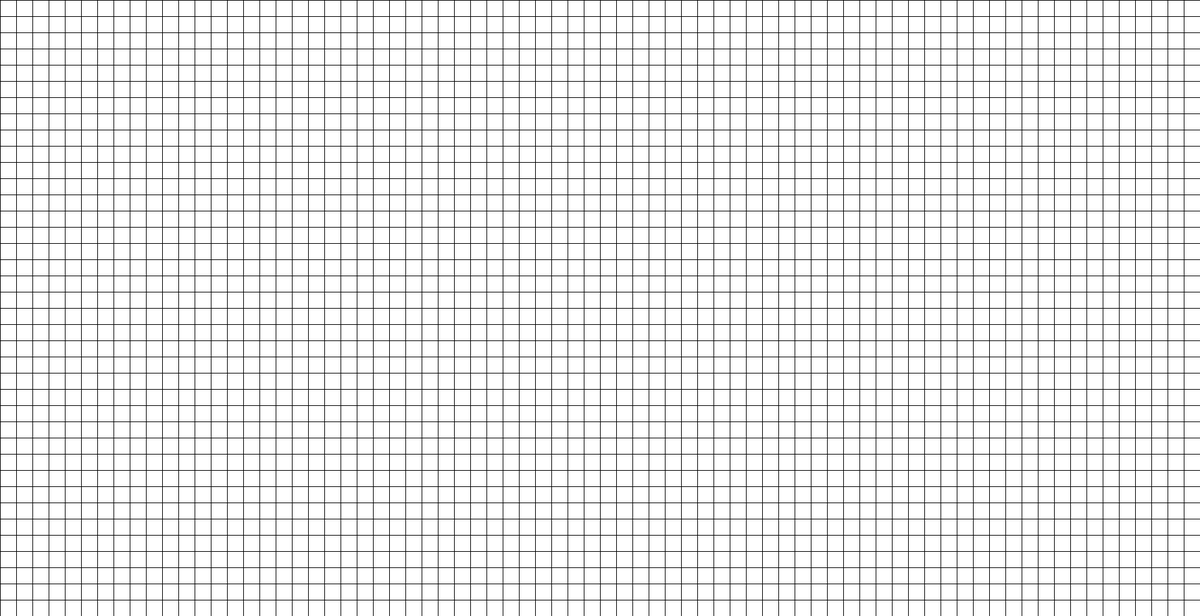
Frame 1 (no input)
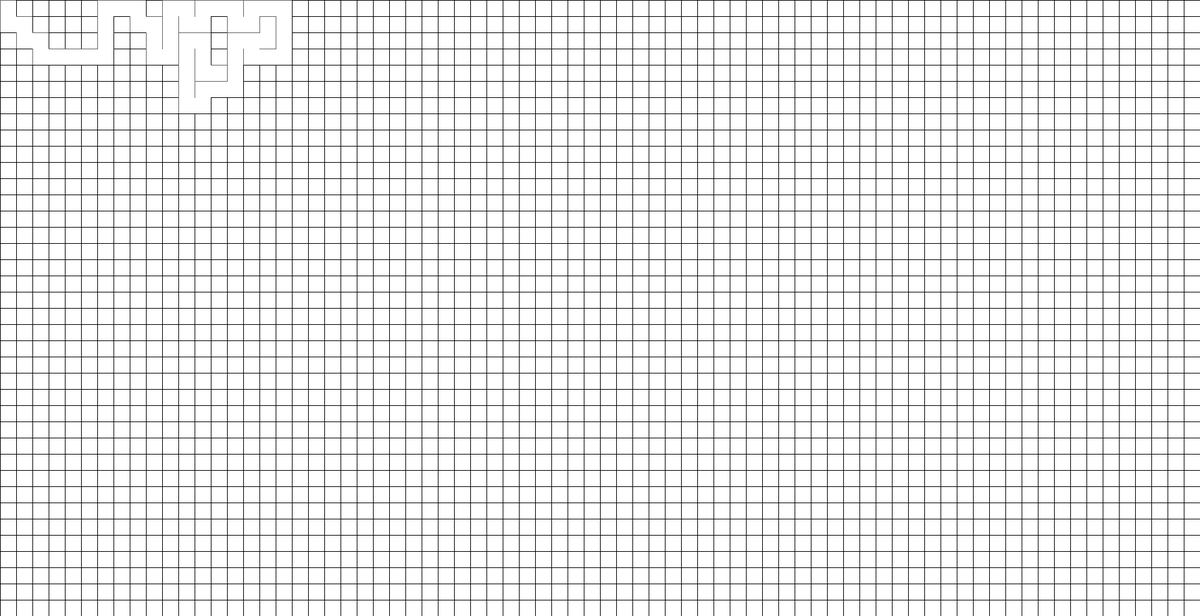
Frame 60 (the mouse pressed at the canvas centre just before this capture)
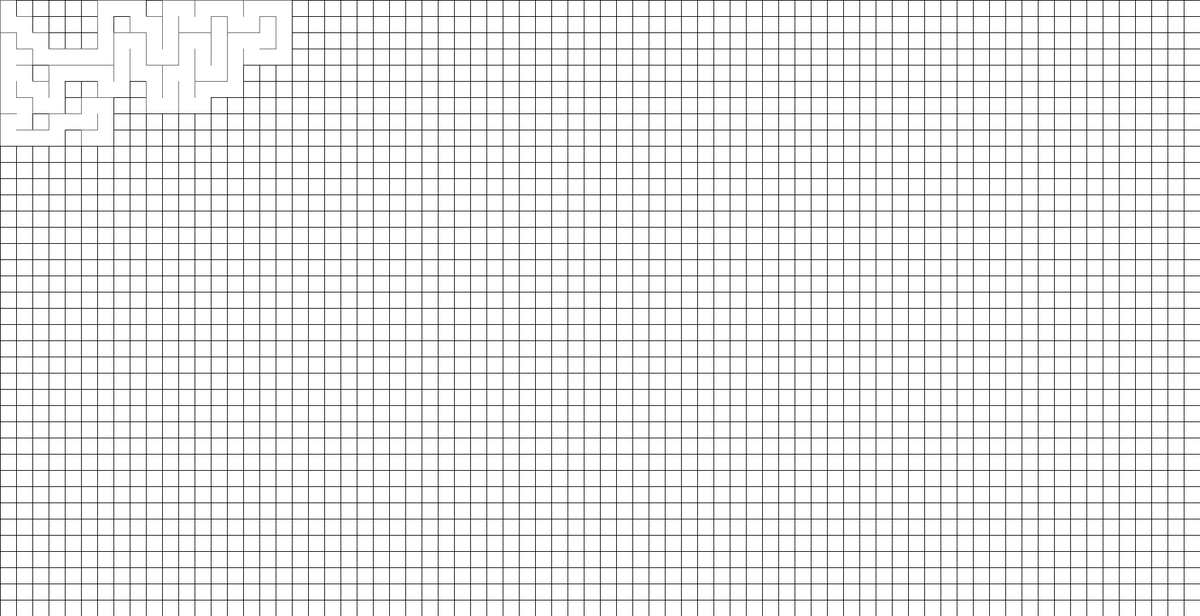
Frame 120 (the mouse held since frame 60 and released just before this capture)

The Processing sketch that drew these frames (run headless with seeded random() and noise(); from frame 60 on, the mouse is pressed at the canvas centre):

// Processing sketch: mazeGen
// ── mazeGen.pde
int cols, rows;
int w = 25;
Cell[] cells;
Cell[] stack;
Cell current;
Boolean stopped;

void setup() {
  size(1850, 950);
  cols = floor(width / w);
  rows = floor(height / w);
  cells = new Cell[rows * cols];
  stopped = false;

  frameRate(200);

  for (int j = 0; j < rows; j++)
  {
    for (int i = 0; i < cols; i++)
    {
      cells[i + j * cols] = new Cell(i, j, w);
    }
  }

  // might have to fix for pointer
  current = cells[0];
}

void draw() {

  if (!stopped)
  {
      background(255);
    for (Cell c : cells)
    {
      c.show();
    }

    current.visited =true;
    //current.highlight();
    Cell next = current.checkNeighbors();
    if (next != null)
    {
      // Step 1
      next.visited = true;

      // Step 2
      stack = addCellArray(stack, current);

      // Step 3
      removeWall(current, next);

      // Step 4
      current = next;
    } else {
      if (stack != null)
      {
        if (stack.length != 0)
        {
          //remove cell;
          current = stack[stack.length -1];
          stack = pop(stack);
        }
      } else {
        colorMode(HSB);

        for (int i =0; i<cols; i++)
        {
          for (int j = 0; j<rows; j++)
          {

            //highlight(i, j, color(360 * sqrt(i*i + j*j)/ (cols), 100, 100));
          }
        }

        //  highlight((int)random(0, cols), (int)random(0, rows), color(255, 0, 255));
        //  highlight((int)random(0, cols), (int)random(0, rows), color(255, 255, 0));
        stopped =true;
        save("temp.jpg");
        // save
      }
    }
  }
}

void highlight(float i, float j, color c)
{
  noStroke();
  float x = i*w;
  float y = j*w;
  fill(c);
  rect(x, y, w, w);
}

Cell[] pop(Cell[] c)
{
  if (c.length > 1)
  {
    Cell[] temp = new Cell[c.length - 1];
    for (int i = 0; i<temp.length; i++)
    {
      temp[i] = c[i];
    }
    return temp;
  } else {
    return null;
  }
}

void removeWall(Cell a, Cell b)
{
  int x = a.i - b.i;
  if (x == 1) {
    a.walls[3] = false;
    b.walls[1] = false;
  } else if (x == -1) {
    a.walls[1] = false;
    b.walls[3] = false;
  }

  int y = a.j - b.j;
  if (y == 1) {
    a.walls[0] = false;
    b.walls[2] = false;
  } else if (y == -1) {
    a.walls[2] = false;
    b.walls[0] = false;
  }
}

Cell[] addCellArray(Cell[] ca, Cell c)
{

  Cell[] tempC =null;
  if (ca != null) {
    tempC= new Cell[ca.length + 1];
    for (int i=0; i<tempC.length - 1; i++)
    {
      tempC[i] = ca[i];
    }

    tempC[ca.length] =c;
  } else {
    tempC = new Cell[1];
    tempC[0] = c;
  }

  return tempC;
}
// ── Cell.pde
class Cell {
  int i, j;
  int w;

  //top right bottom left
  Boolean[] walls = {true, true, true, true};
  Boolean visited = false;

  Cell(int i, int j, int w)
  {
    this.i = i;
    this.j = j;
    this.w = w;
  }

  void show()
  {
    noFill();
    stroke(0);
    strokeWeight(1);
    float x = i*w;
    float y = j*w;

    if (walls[0])
      line(x, y, x+w, y);
    if (walls[1])
      line(x+w, y, x+w, y+w);
    if (walls[2])
      line(x+w, y+w, x, y+w);
    if (walls[3])
      line(x, y+w, x, y);

    if (visited) {
      fill(255,255,255,100);
      noStroke();
      rect(x, y, w, w);
    }
  }

  Cell checkNeighbors()
  {
    Cell[] neighbors =null;
    Cell top = null;
    Cell left = null;
    Cell right = null;
    Cell bottom = null;

    int tempIndex = index(i, j-1);
    if (tempIndex != -1) {
      top = cells[index(i, j-1)];
    }

    tempIndex = index(i+1, j);
    if (tempIndex != -1) {
      right = cells[index(i+1, j)];
    }

    tempIndex = index(i, j+1);
    if (tempIndex != -1) {
      bottom = cells[index(i, j+1)];
    }
    tempIndex = index(i-1, j);
    if (tempIndex != -1) {
      left = cells[index(i-1, j)];
    }

    if (top != null)
    {
      if (!top.visited) {
        neighbors = addCellArray(neighbors, top);
      }
    }

    if (right != null)
    {
      if (!right.visited) {
        neighbors = addCellArray(neighbors, right);
      }
    }

    if (bottom != null)
    {
      if (!bottom.visited) {
        neighbors = addCellArray(neighbors, bottom);
      }
    }

    if (left != null)
    {
      if (!left.visited) {
        neighbors = addCellArray(neighbors, left);
      }
    }

    if (neighbors != null)
    {

      if (neighbors.length > 0)
      {
        int r = floor(random(0, neighbors.length));

        return neighbors[r];
      } else {
        return null;
      }
    } else {
      return null;
    }
  }

  Cell[] addCellArray(Cell[] ca, Cell c)
  {

    Cell[] tempC =null;
    if (ca != null) {
      tempC= new Cell[ca.length + 1];
      for (int i=0; i<tempC.length - 1; i++)
      {
        tempC[i] = ca[i];
      }

      tempC[ca.length] =c;
    } else {
      tempC = new Cell[1];
      tempC[0] = c;
    }


    return tempC;
  }

  int index(int ia, int ja) {
    if (ia < 0 || ja < 0 || ia > cols - 1 || ja > rows -1) {
      return -1;
    }
    return ia + ja * cols;
  }

  void highlight()
  {
    noStroke();
    float x = i*w;
    float y = j*w;
    fill(255, 255, 255);
    rect(x, y, w, w);
  }

}
